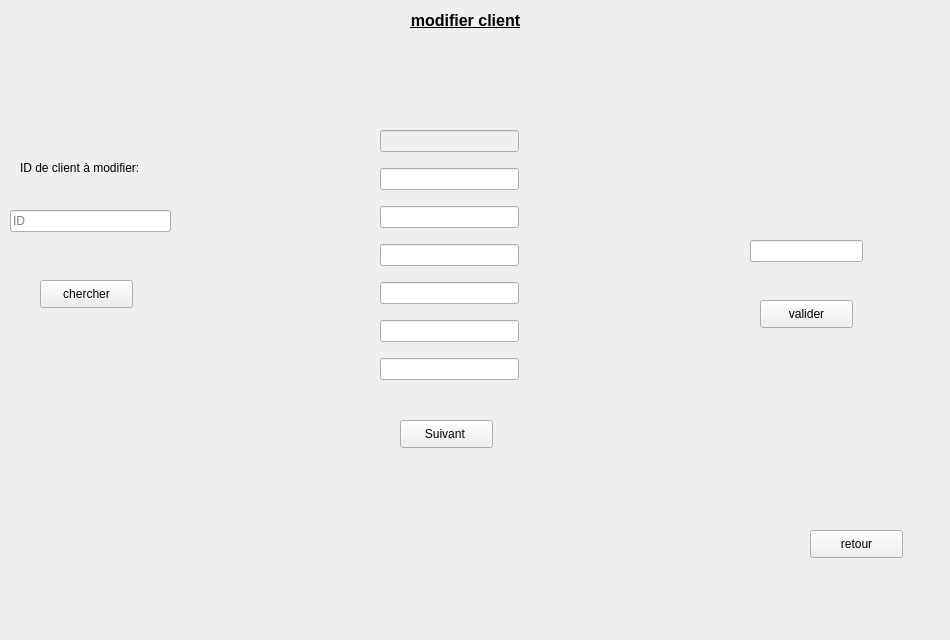
      <widget class="QWidget" name="tab_2">
       <attribute name="title">
        <string>Modifier</string>
       </attribute>
       <widget class="QLabel" name="label_11">
        <property name="geometry">
         <rect>
          <x>0</x>
          <y>-10</y>
          <width>941</width>
          <height>631</height>
         </rect>
        </property>
        <property name="text">
         <string/>
        </property>
        <property name="pixmap">
         <pixmap>../../Desktop/images qt/fond.jpg</pixmap>
        </property>
        <property name="scaledContents">
         <bool>true</bool>
        </property>
       </widget>
       <widget class="QLabel" name="label_15">
        <property name="geometry">
         <rect>
          <x>10</x>
          <y>0</y>
          <width>911</width>
          <height>41</height>
         </rect>
        </property>
        <property name="text">
         <string>&lt;html&gt;&lt;head/&gt;&lt;body&gt;&lt;p align=&quot;center&quot;&gt;&lt;span style=&quot; font-size:12pt; font-weight:600; text-decoration: underline;&quot;&gt;modifier client&lt;/span&gt;&lt;/p&gt;&lt;/body&gt;&lt;/html&gt;</string>
        </property>
       </widget>
       <widget class="QPushButton" name="retour_2">
        <property name="geometry">
         <rect>
          <x>810</x>
          <y>530</y>
          <width>93</width>
          <height>28</height>
         </rect>
        </property>
        <property name="text">
         <string>retour</string>
        </property>
       </widget>
       <widget class="QLineEdit" name="toupdate">
        <property name="geometry">
         <rect>
          <x>10</x>
          <y>210</y>
          <width>161</width>
          <height>22</height>
         </rect>
        </property>
        <property name="placeholderText">
         <string>ID</string>
        </property>
       </widget>
       <widget class="QLabel" name="label_44">
        <property name="geometry">
         <rect>
          <x>20</x>
          <y>160</y>
          <width>161</width>
          <height>16</height>
         </rect>
        </property>
        <property name="text">
         <string>ID de client à modifier:</string>
        </property>
       </widget>
       <widget class="QPushButton" name="cherchermodifier">
        <property name="geometry">
         <rect>
          <x>40</x>
          <y>280</y>
          <width>93</width>
          <height>28</height>
         </rect>
        </property>
        <property name="text">
         <string>chercher</string>
        </property>
       </widget>
       <widget class="QLineEdit" name="lineEdit_17">
        <property name="geometry">
         <rect>
          <x>750</x>
          <y>240</y>
          <width>113</width>
          <height>22</height>
         </rect>
        </property>
       </widget>
       <widget class="QPushButton" name="validermodification">
        <property name="geometry">
         <rect>
          <x>760</x>
          <y>300</y>
          <width>93</width>
          <height>28</height>
         </rect>
        </property>
        <property name="text">
         <string>valider</string>
        </property>
       </widget>
       <widget class="QWidget" name="layoutWidget">
        <property name="geometry">
         <rect>
          <x>380</x>
          <y>120</y>
          <width>139</width>
          <height>271</height>
         </rect>
        </property>
        <layout class="QVBoxLayout" name="verticalLayout_8">
         <item>
          <widget class="QLineEdit" name="lineEdit_9">
           <property name="enabled">
            <bool>false</bool>
           </property>
           <property name="readOnly">
            <bool>true</bool>
           </property>
          </widget>
         </item>
         <item>
          <widget class="QLineEdit" name="lineEdit_10"/>
         </item>
         <item>
          <widget class="QLineEdit" name="lineEdit_11"/>
         </item>
         <item>
          <widget class="QLineEdit" name="lineEdit_12"/>
         </item>
         <item>
          <widget class="QLineEdit" name="lineEdit_13"/>
         </item>
         <item>
          <widget class="QLineEdit" name="lineEdit_14"/>
         </item>
         <item>
          <widget class="QLineEdit" name="lineEdit_15"/>
         </item>
        </layout>
       </widget>
       <widget class="QLabel" name="label_36">
        <property name="geometry">
         <rect>
          <x>230</x>
          <y>190</y>
          <width>55</width>
          <height>61</height>
         </rect>
        </property>
        <property name="text">
         <string/>
        </property>
        <property name="pixmap">
         <pixmap>../../Desktop/images qt/fleche_droite.png</pixmap>
        </property>
        <property name="scaledContents">
         <bool>true</bool>
        </property>
       </widget>
       <widget class="QLabel" name="label_37">
        <property name="geometry">
         <rect>
          <x>580</x>
          <y>180</y>
          <width>55</width>
          <height>61</height>
         </rect>
        </property>
        <property name="text">
         <string/>
        </property>
        <property name="pixmap">
         <pixmap>../../Desktop/images qt/fleche_droite.png</pixmap>
        </property>
        <property name="scaledContents">
         <bool>true</bool>
        </property>
       </widget>
       <widget class="QPushButton" name="suivantmodifier">
        <property name="geometry">
         <rect>
          <x>400</x>
          <y>420</y>
          <width>93</width>
          <height>28</height>
         </rect>
        </property>
        <property name="text">
         <string>Suivant </string>
        </property>
       </widget>
      </widget>
